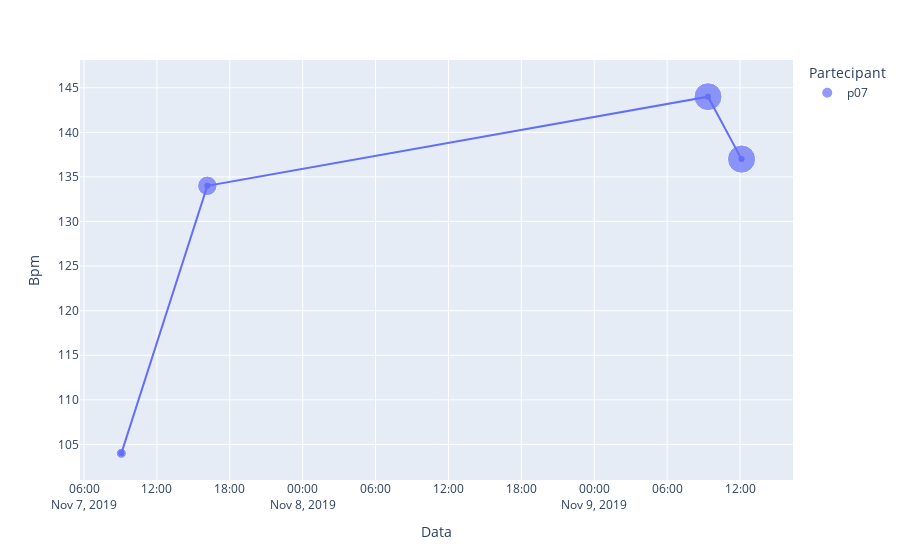

This figure's notebook cell:
### Code cell
import plotly.express as px
@db_session
def scatter_by_month(year = None, month = None):
    data = list(select( 
        ((a.vt, a.vt.date().year, a.vt.date().month, a.activityName, a.avg_BPM, a.calories, c.name, c.age) for a in Exercises
        for c in Partecipant 
        if a.partecipant == c
        )
        ))
    data.sort(key=lambda x: [x[0]])   
    data
    df = pd.DataFrame(data, columns=['Data', 'Year', 'Month','Activity name','Bpm','Cal','Partecipant','Age'])
    df = df[ df["Year"] == year] if year != None else df
    df = df[ df["Month"] == month] if month != None else df
    print(df)

    fig = px.scatter(
        data_frame = df,
        x = "Data",
        y= "Bpm",
        size= "Cal",
        color = 'Partecipant',
        # animation_frame= "Age",
        
        # facet_col= "Gender"
    )

    fig2 = px.line(df, x='Data', y='Bpm', color='Partecipant', markers=True)
    fig2.update_layout(showlegend = False)

    fig2.for_each_trace(
        lambda trace:
        trace.update(showlegend = False)
    )

    # fig.add_trace(fig2.data[0], )
    for t in fig2.data:
        fig.add_trace(t)

    # fig.show()
    return fig

scatter_by_month(2019,11)

### Figure 1 — Plotly figure (JSON) as saved in the notebook; plotly's stock layout.template omitted (floating-point values rounded to 4 significant figures)
{"data": [{"hovertemplate": "Partecipant=p07<br>Data=%{x}<br>Bpm=%{y}<br>Cal=%{marker.size}<extra></extra>", "legendgroup": "p07", "marker": {"color": "#636efa", "size": [202, 746, 1543, 1568], "sizemode": "area", "sizeref": 3.92, "symbol": "circle"}, "mode": "markers", "name": "p07", "orientation": "v", "showlegend": true, "type": "scatter", "x": ["2019-11-07T09:04:11", "2019-11-07T16:08:50", "2019-11-09T09:21:55", "2019-11-09T12:07:33"], "xaxis": "x", "y": [104, 134, 144, 137], "yaxis": "y"}, {"hovertemplate": "Partecipant=p07<br>Data=%{x}<br>Bpm=%{y}<extra></extra>", "legendgroup": "p07", "line": {"color": "#636efa", "dash": "solid"}, "marker": {"symbol": "circle"}, "mode": "markers+lines", "name": "p07", "orientation": "v", "showlegend": false, "type": "scatter", "x": ["2019-11-07T09:04:11", "2019-11-07T16:08:50", "2019-11-09T09:21:55", "2019-11-09T12:07:33"], "xaxis": "x", "y": [104, 134, 144, 137], "yaxis": "y"}], "layout": {"legend": {"itemsizing": "constant", "title": {"text": "Partecipant"}, "tracegroupgap": 0}, "margin": {"t": 60}, "xaxis": {"anchor": "y", "domain": [0, 1], "title": {"text": "Data"}}, "yaxis": {"anchor": "x", "domain": [0, 1], "title": {"text": "Bpm"}}}}
